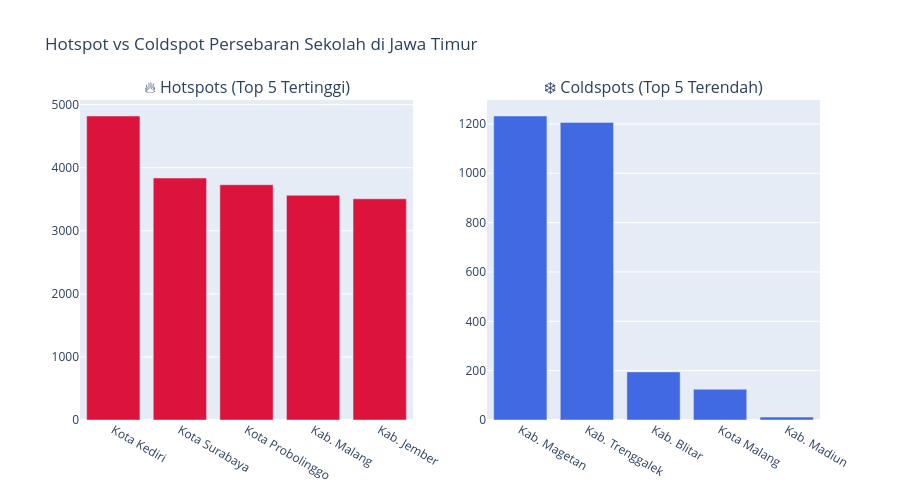

Source (notebook cell):
### Markdown cell above
## 6. Analisis Hotspot dan Coldspot Wilayah
Identifikasi Kabupaten/Kota mana saja yang merupakan pusat kepadatan sekolah (Hotspot) dan wilayah dengan jumlah sekolah paling sedikit (Coldspot).

### Code cell
import plotly.graph_objects as go
from plotly.subplots import make_subplots

# Mengambil Top 5 (Hotspot) dan Bottom 5 (Coldspot) Kabupaten/Kota
df_sorted = df.sort_values('Total_Total', ascending=False)
hotspots = df_sorted.head(5)
coldspots = df_sorted.tail(5)

fig = make_subplots(rows=1, cols=2, subplot_titles=('🔥 Hotspots (Top 5 Tertinggi)', '❄️ Coldspots (Top 5 Terendah)'))

fig.add_trace(go.Bar(
    x=hotspots['Wilayah'], 
    y=hotspots['Total_Total'],
    marker_color='crimson',
    name='Hotspot'
), row=1, col=1)

fig.add_trace(go.Bar(
    x=coldspots['Wilayah'], 
    y=coldspots['Total_Total'],
    marker_color='royalblue',
    name='Coldspot'
), row=1, col=2)

fig.update_layout(
    title_text="Hotspot vs Coldspot Persebaran Sekolah di Jawa Timur",
    showlegend=False,
    height=500
)
fig.show()

### Figure 1 — Plotly figure (JSON) as saved in the notebook; plotly's stock layout.template omitted (floating-point values rounded to 4 significant figures)
{"data": [{"marker": {"color": "crimson"}, "name": "Hotspot", "type": "bar", "x": ["Kota Kediri", "Kota Surabaya", "Kota Probolinggo", "Kab. Malang", "Kab. Jember"], "xaxis": "x", "y": [4820, 3837, 3730, 3563, 3507], "yaxis": "y"}, {"marker": {"color": "royalblue"}, "name": "Coldspot", "type": "bar", "x": ["Kab. Magetan", "Kab. Trenggalek", "Kab. Blitar", "Kota Malang", "Kab. Madiun"], "xaxis": "x2", "y": [1232, 1206, 195, 125, 12], "yaxis": "y2"}], "layout": {"annotations": [{"font": {"size": 16}, "showarrow": false, "text": "🔥 Hotspots (Top 5 Tertinggi)", "x": 0.225, "xanchor": "center", "xref": "paper", "y": 1, "yanchor": "bottom", "yref": "paper"}, {"font": {"size": 16}, "showarrow": false, "text": "❄️ Coldspots (Top 5 Terendah)", "x": 0.775, "xanchor": "center", "xref": "paper", "y": 1, "yanchor": "bottom", "yref": "paper"}], "height": 500, "showlegend": false, "title": {"text": "Hotspot vs Coldspot Persebaran Sekolah di Jawa Timur"}, "xaxis": {"anchor": "y", "domain": [0, 0.45]}, "xaxis2": {"anchor": "y2", "domain": [0.55, 1]}, "yaxis": {"anchor": "x", "domain": [0, 1]}, "yaxis2": {"anchor": "x2", "domain": [0, 1]}}}
